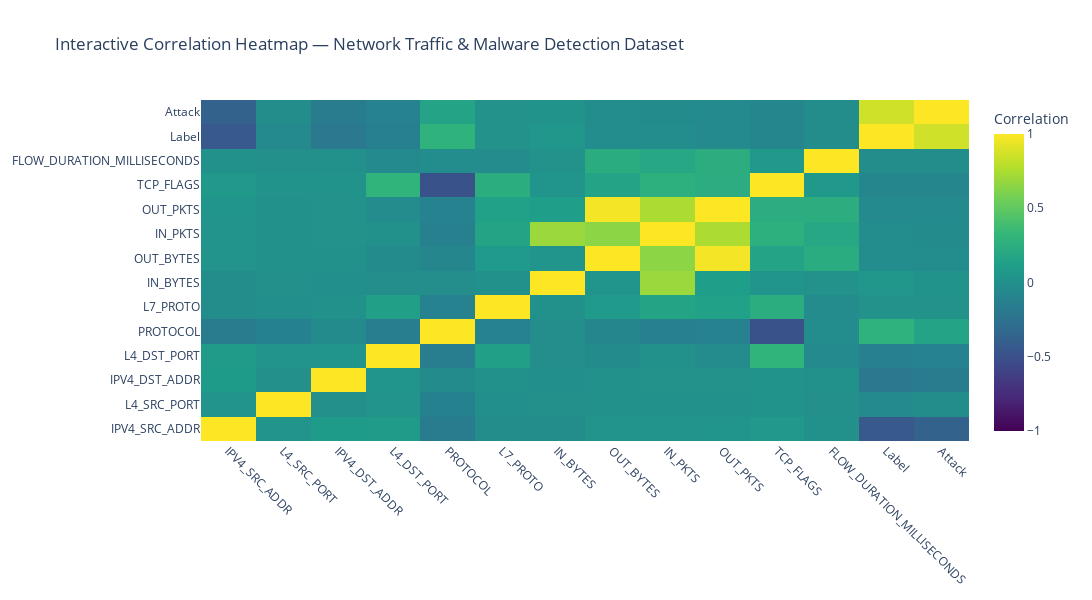

The notebook cell this image was saved under:
### Code cell
from sklearn.preprocessing import LabelEncoder
import plotly.graph_objects as go
# --- Encode categorical columns ---
df_encoded = df.copy()
label_encoders = {}

for col in df_encoded.columns:
    if df_encoded[col].dtype == 'object':
        le = LabelEncoder()
        df_encoded[col] = le.fit_transform(df_encoded[col].astype(str))
        label_encoders[col] = le

# --- Compute correlation matrix ---
corr = df_encoded.corr()

# --- Plot interactive correlation heatmap ---
fig = go.Figure(
    data=go.Heatmap(
        z=corr.values,
        x=corr.columns,
        y=corr.columns,
        colorscale="Viridis",
        zmin=-1,
        zmax=1,
        colorbar=dict(title="Correlation"),
        hovertemplate=(
            "Feature 1: %{x}<br>"
            "Feature 2: %{y}<br>"
            "Correlation: %{z:.3f}<extra></extra>"
        )
    )
)

fig.update_layout(
    title="Interactive Correlation Heatmap — Network Traffic & Malware Detection Dataset",
    width=1100,
    height=600,
    xaxis=dict(tickangle=45),
    template="plotly_white",
    paper_bgcolor="white",
    plot_bgcolor="white"
)

fig.show()

### Figure 1 — Plotly figure (JSON) as saved in the notebook; plotly's stock layout.template omitted (floating-point values rounded to 4 significant figures; data arrays with more than 128 entries replaced by an {"elided": "..."} marker saying what was removed)
{"data": [{"colorbar": {"title": {"text": "Correlation"}}, "colorscale": [[0, "#440154"], [0.1111, "#482878"], [0.2222, "#3e4989"], [0.3333, "#31688e"], [0.4444, "#26828e"], [0.5556, "#1f9e89"], [0.6667, "#35b779"], [0.7778, "#6ece58"], [0.8889, "#b5de2b"], [1, "#fde725"]], "hovertemplate": "Feature 1: %{x}<br>Feature 2: %{y}<br>Correlation: %{z:.3f}<extra></extra>", "type": "heatmap", "x": ["IPV4_SRC_ADDR", "L4_SRC_PORT", "IPV4_DST_ADDR", "L4_DST_PORT", "PROTOCOL", "L7_PROTO", "IN_BYTES", "OUT_BYTES", "IN_PKTS", "OUT_PKTS", "TCP_FLAGS", "FLOW_DURATION_MILLISECONDS", "Label", "Attack"], "y": ["IPV4_SRC_ADDR", "L4_SRC_PORT", "IPV4_DST_ADDR", "L4_DST_PORT", "PROTOCOL", "L7_PROTO", "IN_BYTES", "OUT_BYTES", "IN_PKTS", "OUT_PKTS", "TCP_FLAGS", "FLOW_DURATION_MILLISECONDS", "Label", "Attack"], "z": {"elided": "14x14 float values"}, "zmax": 1, "zmin": -1}], "layout": {"height": 600, "paper_bgcolor": "white", "plot_bgcolor": "white", "title": {"text": "Interactive Correlation Heatmap — Network Traffic & Malware Detection Dataset"}, "width": 1100, "xaxis": {"tickangle": 45}}}
